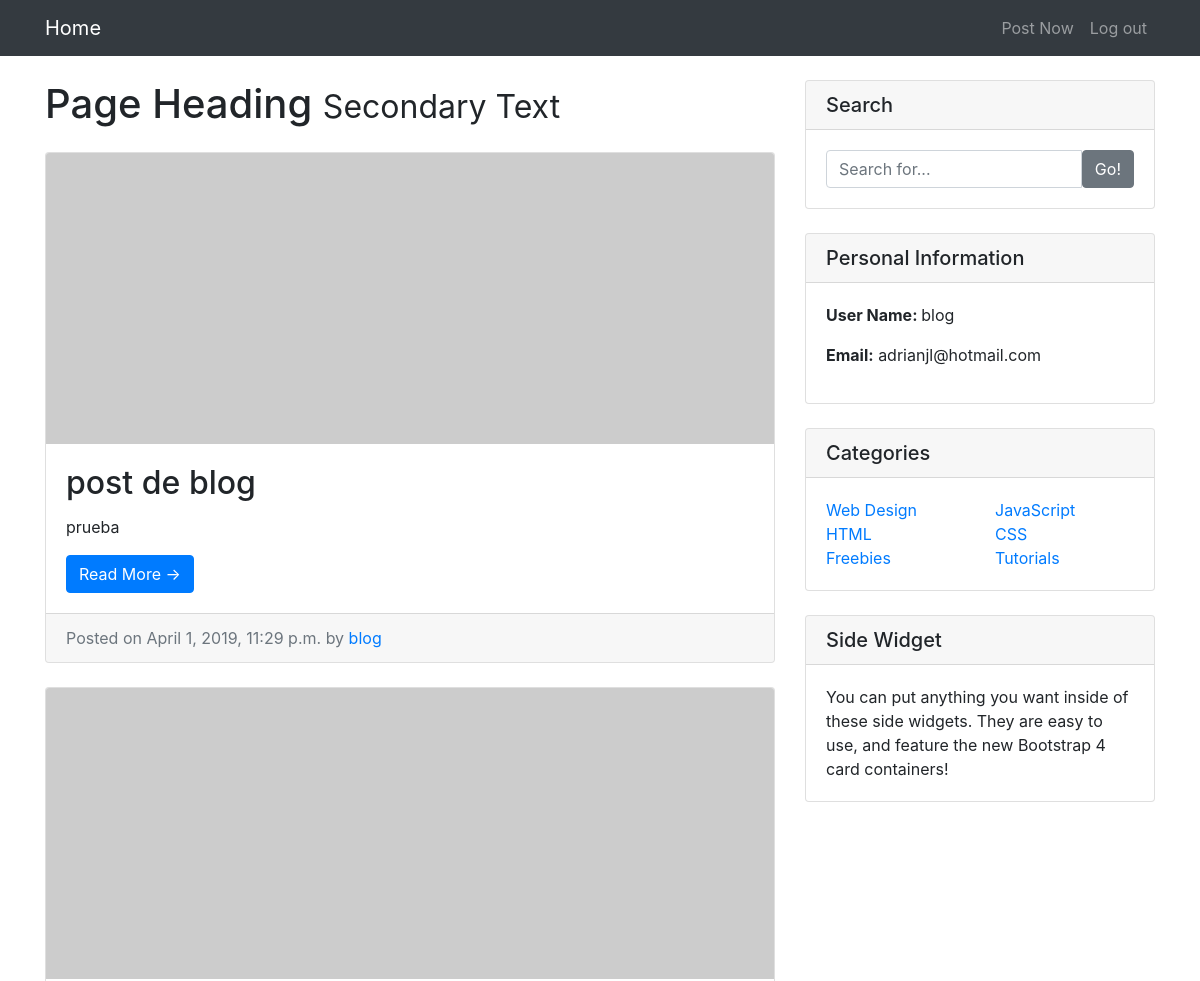
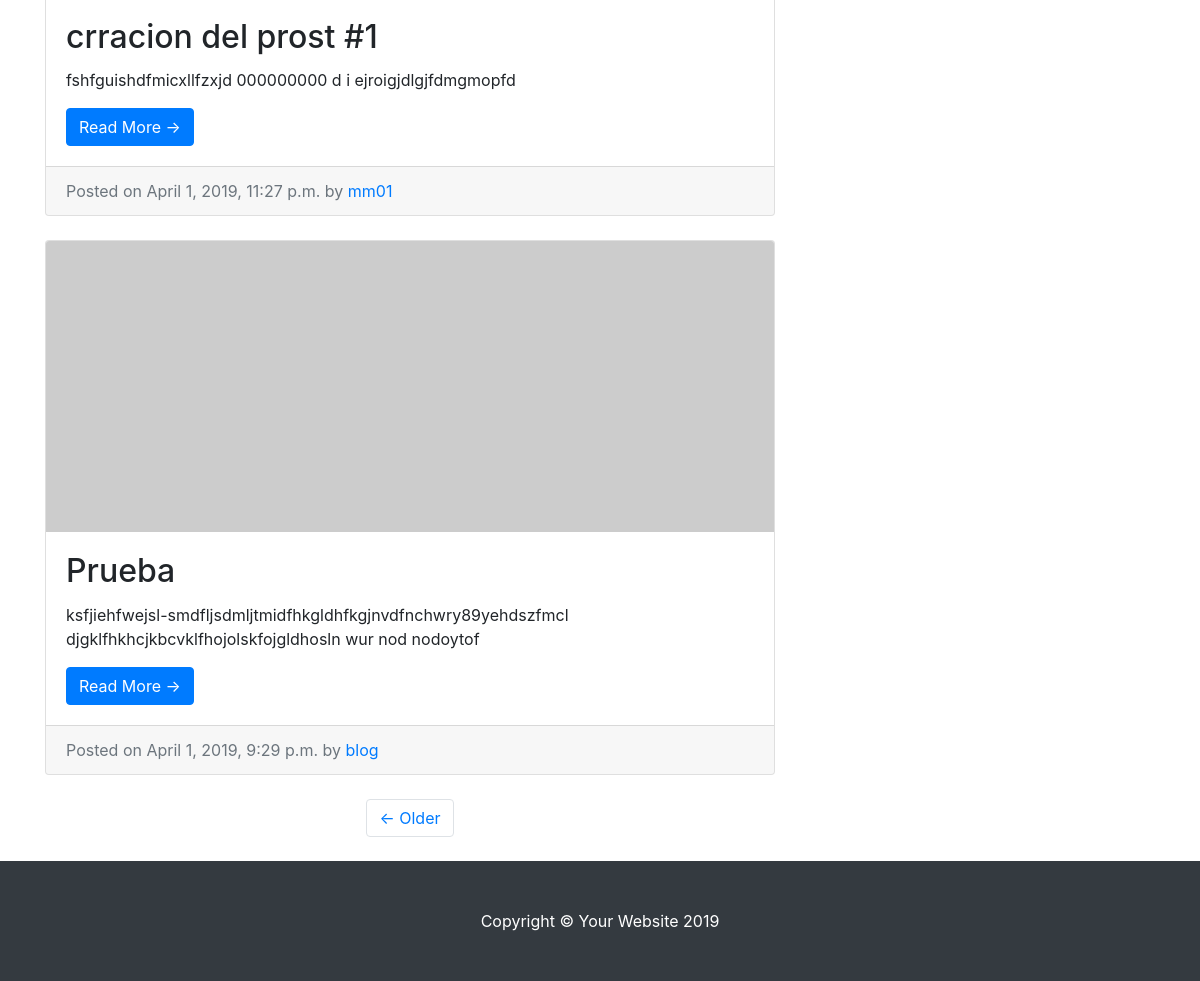
The app's page / (signed in) with its own data (2 pictures, top to bottom).
### entries/models.py (models this page shows, shortened)
class Entry(models.Model):
    entry_title = models.CharField(max_length=50)
    entry_text = models.TextField()
    entry_date = models.DateTimeField(auto_now_add=True)
    entry_author = models.ForeignKey(User, on_delete=models.CASCADE)
    class Meta:
        verbose_name_plural = "entries"

### entries/views.py (the view)
# urls.py: path('', HomeView.as_view(), name='blog-name'),
class HomeView(LoginRequiredMixin, ListView):
    model = Entry
    template_name = 'index.html'
    context_object_name = "blog_entries"
    ordering = ['-entry_date']   # con el negativo ordena los registros de ultimo a mas antiguo
    paginate_by = 3

### entries/templates/index.html (shortened to what this page needs)
{% extends "base.html" %}
{% block content %}
      <div class="col-md-8">
        <h1 class="my-4">Page Heading
          <small>Secondary Text</small>
        </h1>
        {% for entry in blog_entries %}
        <div class="card mb-4">
          <img class="card-img-top" src="http://placehold.it/750x300" alt="Card image cap">
          <div class="card-body">
            <h2 class="card-title">{{ entry.entry_title }}</h2>
            <p class="card-text">{{ entry.entry_text |truncatechars:210 }}</p>
            <a href="{% url 'entry_detail' entry.pk %}" class="btn btn-primary">Read More &rarr;</a>
          </div>
          <div class="card-footer text-muted">
            Posted on {{ entry.entry_date }} by
            <a href="#">{{ entry.entry_author }}</a>
          </div>
        </div>
        {% endfor %}
        {% if is_paginated %}
        <ul class="pagination justify-content-center mb-4">
          {% if page_obj.has_next %}
          <li class="page-item">
            <a class="page-link" href="?page={{ page_obj.next_page_number }}">&larr; Older</a>
          </li>
          {% endif %}
        </ul>
        {% endif %}
      </div>
{% endblock %}

### entries/templates/base.html (shortened to what this page needs)
{% load static %}
<!DOCTYPE html>
<html lang="en">
<head>
  <link href="{% static 'vendor/bootstrap/css/bootstrap.min.css' %}" rel="stylesheet">
  <link href="{% static 'css/blog-home.css' %}" rel="stylesheet">
</head>
<body>
  <nav class="navbar navbar-expand-lg navbar-dark bg-dark fixed-top">
    <div class="container">
      <a class="navbar-brand" href="#">Home</a>
      <div class="collapse navbar-collapse" id="navbarResponsive">
        <ul class="navbar-nav ml-auto">
          <li class="nav-item">
            <a class="nav-link" href="{% url 'create_entry' %}">Post Now</a>
          </li>
          <li class="nav-item">
            <a class="nav-link" href="{% url 'logout' %}">{% if user.username %} Log out {% else %} Log In {% endif %} </a>
          </li>
        </ul>
      </div>
    </div>
  </nav>
  <div class="container">
    <div class="row">
{% block content %} {% endblock%}
      <div class="col-md-4">
        <div class="card my-4">
          <h5 class="card-header">Search</h5>
          <div class="card-body">
            <div class="input-group">
              <input type="text" class="form-control" placeholder="Search for...">
              <span class="input-group-btn">
                <button class="btn btn-secondary" type="button">Go!</button>
              </span>
            </div>
          </div>
        </div>
        <div class="card my-4">
             <h5 class="card-header">Personal Information</h5>
             <div class="card-body">
                 <ul class="list-unstyled mb-0">
                     <li>
                       <p> <strong> User Name:  </strong> {{user.username }}  </p>
                     </li>
                     <li>
                         <p><strong>Email:</strong>    {{ user.email }}    </p>
                     </li>
                 </ul>
             </div>
         </div>
        <div class="card my-4">
          <h5 class="card-header">Categories</h5>
          <div class="card-body">
            <div class="row">
              <div class="col-lg-6">
                <ul class="list-unstyled mb-0">
                  <li>
                    <a href="#">Web Design</a>
                  </li>
                  <li>
                    <a href="#">HTML</a>
                  </li>
                  <li>
                    <a href="#">Freebies</a>
                  </li>
                </ul>
              </div>
              <div class="col-lg-6">
                <ul class="list-unstyled mb-0">
                  <li>
                    <a href="#">JavaScript</a>
                  </li>
                  <li>
                    <a href="#">CSS</a>
                  </li>
                  <li>
                    <a href="#">Tutorials</a>
                  </li>
                </ul>
              </div>
            </div>
          </div>
        </div>
        <div class="card my-4">
          <h5 class="card-header">Side Widget</h5>
          <div class="card-body">
            You can put anything you want inside of these side widgets. They are easy to use, and feature the new Bootstrap 4 card containers!
          </div>
        </div>
      </div>
    </div>
  </div>
  <footer class="py-5 bg-dark">
    <div class="container">
      <p class="m-0 text-center text-white">Copyright &copy; Your Website 2019</p>
    </div>
  </footer>
</body>
</html>

### entries/static/css/blog-home.css (style rules this page uses)
body { padding-top: 56px; }

### records on screen
Entry: entry_title "post de blog", entry_text "prueba", entry_date "April 1, 2019, 11:29 p.m.", entry_author "blog"
Entry: entry_title "crracion del prost #1", entry_text "fshfguishdfmicxllfzxjd 000000000 d i ejroigjdlgjfdmgmopfd", entry_date "April 1, 2019, 11:27 p.m.", entry_author "mm01"
Entry: entry_title "Prueba", entry_text "ksfjiehfwejsl-smdfljsdmljtmidfhkgldhfkgjnvdfnchwry89yehdszfmcl djgklfhkhcjkbcvklfhojolskfojgldhosln wur nod nodoytof", entry_date "April 1, 2019, 9:29 p.m.", entry_author "blog"

### other values on screen
{{ user.username }} "blog"
{{ user.email }} "adrianjl@hotmail.com"
